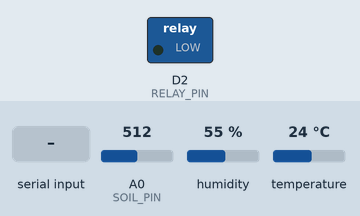
This sketch was run on a simulated ESP8266 (NodeMCU). Parts: switched loads named in the sketch (green lamp = pin HIGH). The inputs (shaded band) are chosen by the test bench; at power-on: A0 (SOIL_PIN) = 512, humidity 55 %, temperature 24 °C. What the sketch prints to the serial monitor is not drawn.

Above: at 1.3 s.
1.4 s: "5" received over the second serial link
At 1.9 s:
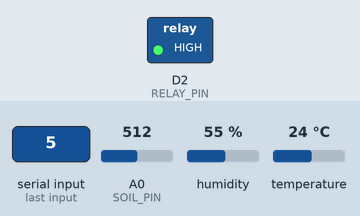
7.4 s: A0 (SOIL_PIN) set to 988
8.9 s: A0 (SOIL_PIN) set to 1016
16.4 s: "3" received over the second serial link
At 16.9 s:
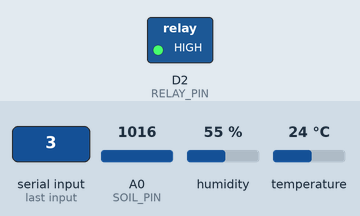
Timing chart, 0 to 23.0 s (numbered marks = the images above; inputs shaded):
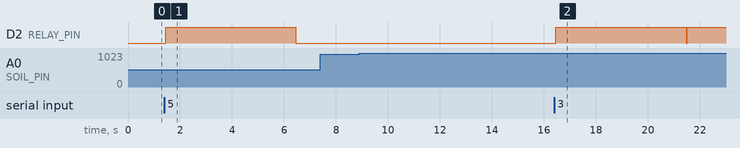

Measured:
- after the input at 1.4 s, D2 (RELAY_PIN): LOW → HIGH after 0.05 s, → LOW 5.0 s later
- after the input at 7.4 s, every drawn part: stays the same
- after the input at 8.9 s, every drawn part: stays the same
- after the input at 16.4 s, D2 (RELAY_PIN): LOW → HIGH after 0.05 s, → LOW 5.0 s later, → HIGH 0.03 s later

The sketch:

AutoWaterPlants.ino
```cpp
#include <SoftwareSerial.h>
#include <DHT.h>

#define TX_PIN D7
#define RX_PIN D6
#define DHTPIN D4
#define DHTTYPE DHT11

#define RELAY_PIN D2
#define SOIL_PIN A0
#define SOIL_DRY_THRESHOLD 750

SoftwareSerial bluetooth(RX_PIN, TX_PIN);
DHT dht(DHTPIN, DHTTYPE);

String data = "";
bool autoMode = false;
unsigned long lastWaterTime = 0;
unsigned long wateringDuration = 5000;
bool isWatering = false;

void setup() {
  Serial.begin(9600);
  bluetooth.begin(38400);
  dht.begin();
  pinMode(RELAY_PIN, OUTPUT);
  digitalWrite(RELAY_PIN, LOW);

  Serial.println("Bluetooth đã sẵn sàng. Nhấn 2 để đọc cảm biến, 3 auto ON, 4 auto OFF, 5 tưới thủ công.");
  Serial.println("Căn chỉnh giá trị cảm biến đất (SOIL_DRY_THRESHOLD) để phù hợp với cây của bạn.");
}

void loop() {
  // Nhận lệnh từ Bluetooth
  if (bluetooth.available()) {
    char c = bluetooth.read();
    Serial.print("Lệnh nhận: ");
    Serial.println(c);
    switch (c) {
      case '2':
        data = "read";
        break;
      case '3':
        autoMode = true;
        bluetooth.println("Auto mode ON");
        break;
      case '4':
        autoMode = false;
        digitalWrite(RELAY_PIN, LOW);
        isWatering = false;
        bluetooth.println("Auto mode OFF");
        break;
      case '5':
        data = "manual_water";
        break;
      default:
        bluetooth.println("Lệnh không hợp lệ.");
        break;
    }
  }

  // Đọc cảm biến
  float t = dht.readTemperature();
  float h = dht.readHumidity();
  int soil = analogRead(SOIL_PIN);
  Serial.print("Độ ẩm đất: ");
  Serial.println(soil);

  // Gửi dữ liệu nếu có yêu cầu đọc
  if (data == "read") {
    if (isnan(t) || isnan(h)) {
      bluetooth.println("Không đọc được cảm biến DHT!");
    } else {
      String result = "Nhiet do: " + String(t, 2) + "ºC | Do am: " + String(h, 2) + "% | Do am dat: " + String(soil);
      bluetooth.println(result);
    }
    data = "";
  }

  // Tưới thủ công
  if (data == "manual_water") {
    bluetooth.println("Bắt đầu tưới thủ công trong 5s...");
    digitalWrite(RELAY_PIN, HIGH);
    delay(wateringDuration);
    digitalWrite(RELAY_PIN, LOW);
    bluetooth.println("Tưới thủ công hoàn tất.");
    data = "";
  }

  // Chế độ tự động
  if (autoMode) {
    bool soilDry = soil > SOIL_DRY_THRESHOLD;

    if (soilDry && !isWatering) {
      isWatering = true;
      lastWaterTime = millis();

      bluetooth.println("Đất khô! Bắt đầu tưới...");
      bluetooth.print("Độ ẩm đất hiện tại: ");
      bluetooth.println(soil);

      digitalWrite(RELAY_PIN, HIGH);
    }

    // Kết thúc tưới sau wateringDuration
    if (isWatering && millis() - lastWaterTime >= wateringDuration) {
      digitalWrite(RELAY_PIN, LOW);
      isWatering = false;
      bluetooth.println("Tưới auto hoàn tất.");
    }
  }
}
```
